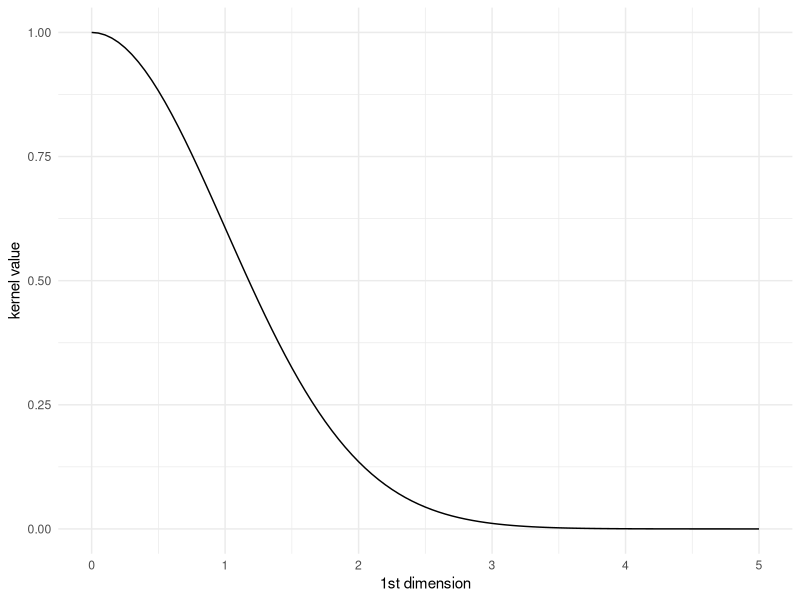
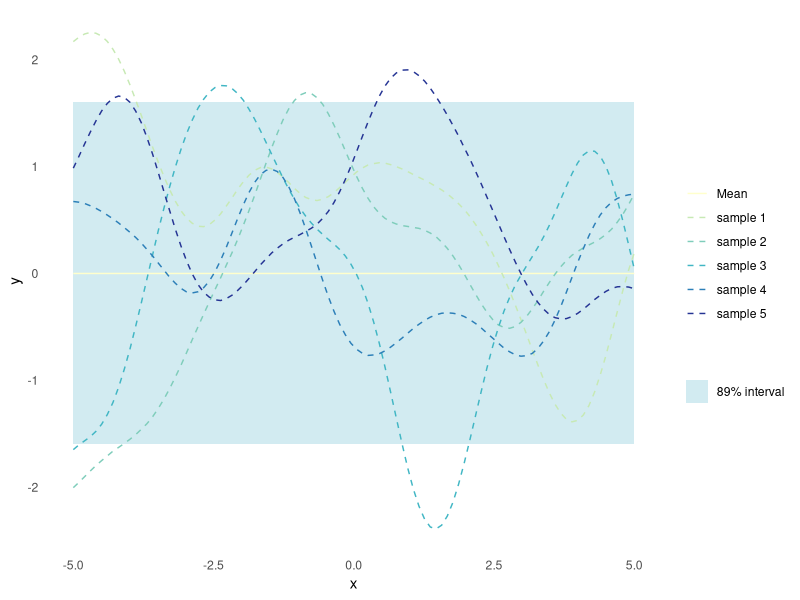
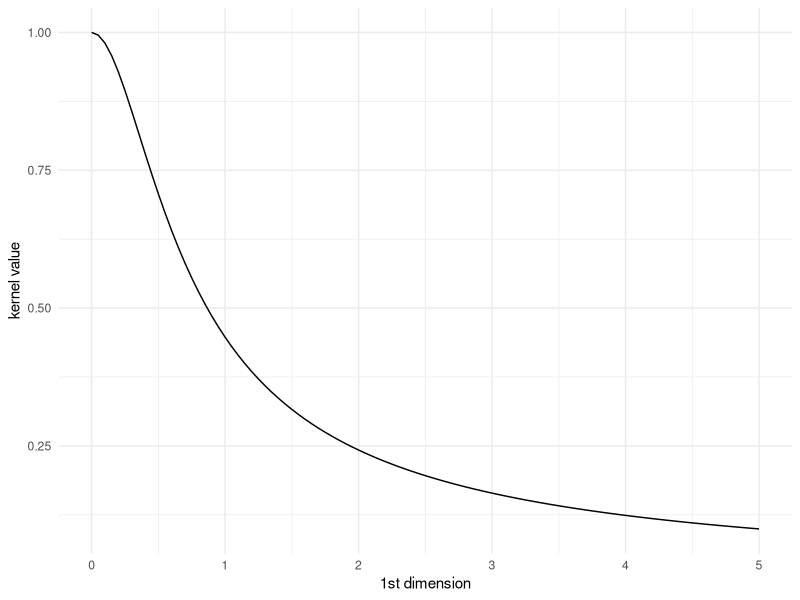
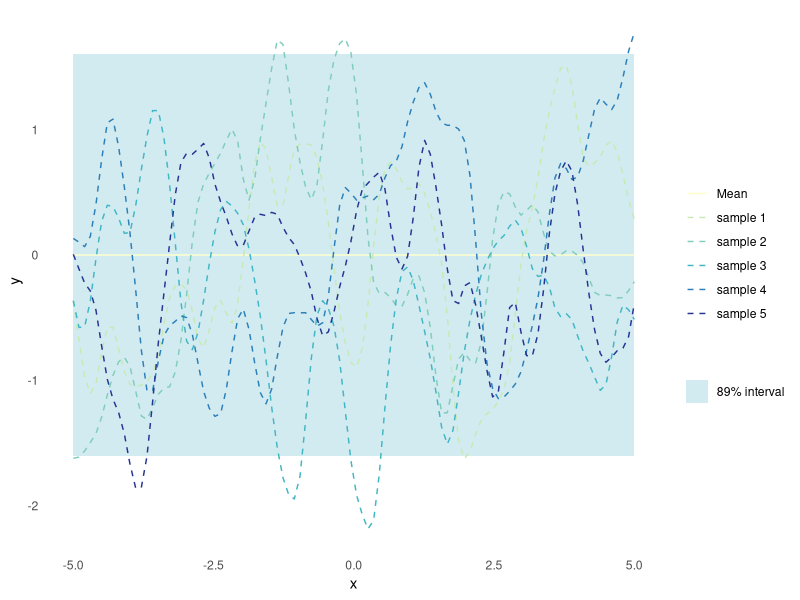
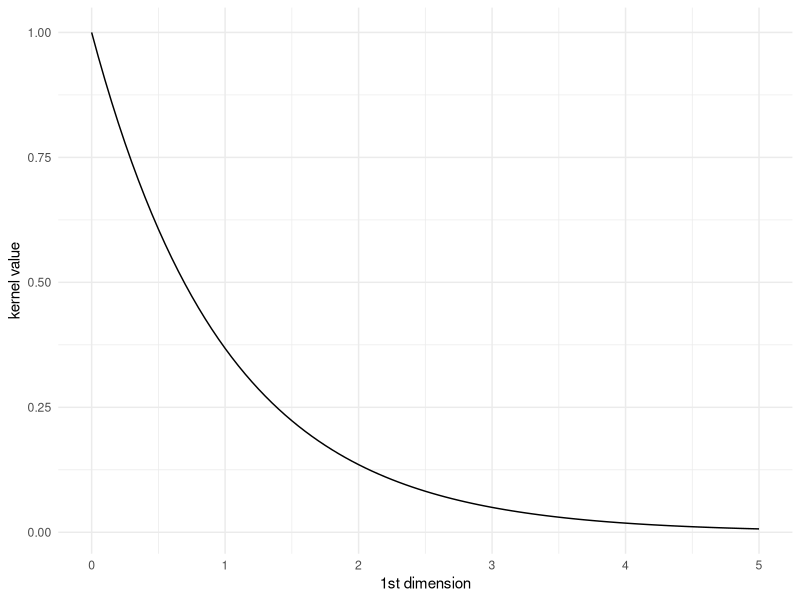
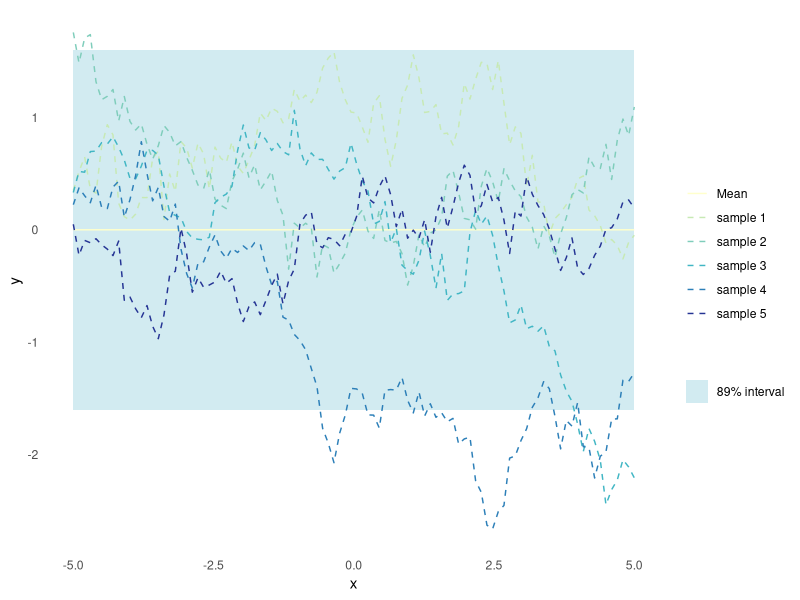
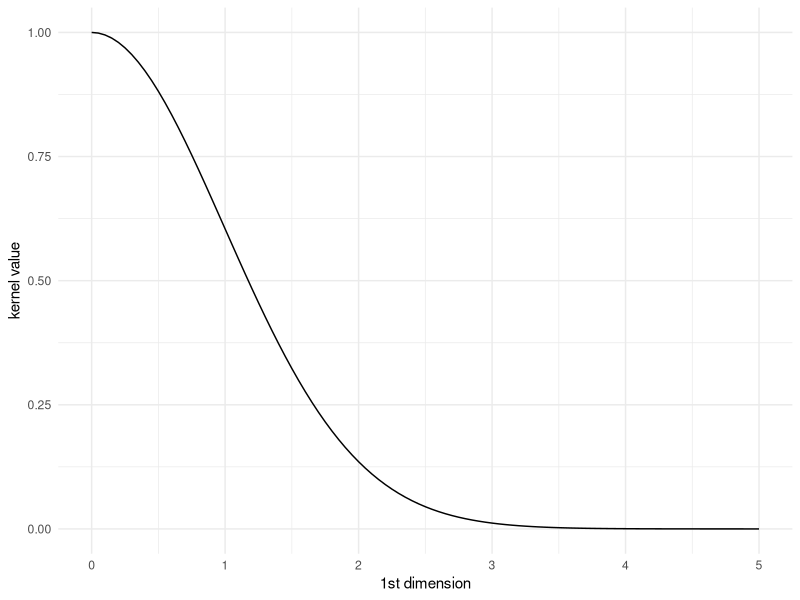
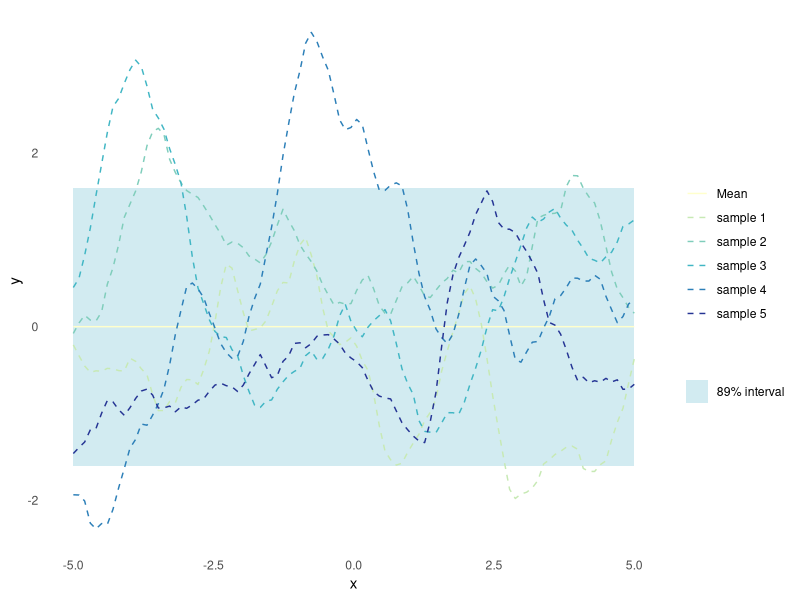

Write the R code that produced these figures, in order.
## ---- chunk 1
library(ggplot2)
library(magrittr)
set.seed(4444)
## ---- chunk 2
plot_kernel_value <- function(kernel, ...) {
  tibble::tibble(
    X1 = seq(0, 5, by = 0.05),
    X2 = rep(0, length(X1)),
    kv = purrr::map2_dbl(X1, X2, kernel, ...)
  ) %>%
    ggplot(aes(x = X1, y = kv)) +
    geom_line() +
    labs(x = "1st dimension", y = "kernel value") +
    theme_minimal()
}
## ---- chunk 3
#' Random Samples from a Multivariate Gaussian
#' 
#' This implementation is similar to MASS::mvrnorm, but uses chlosky
#' decomposition instead. This should be more stable but is less efficient than
#' the MASS implementation, which recycles the eigen decomposition for the
#' sampling part.
#'
#' @param n number of samples to sample
#' @param mu the mean of each input dimension
#' @param sigma the covariance matrix
#' @param epsilon numerical tolerance added to the diagonal of the covariance
#'  matrix. This is necessary for the Cholesky decomposition, in some cases.
#'
#' @return numerical vector of n samples
rmvnorm <- function(n = 1, mu, sigma, epsilon = 1e-6) {
    p <- length(mu)
    if(!all(dim(sigma) == c(p, p))) stop("incompatible dimensions of arguments")
    ev <- eigen(sigma, symmetric = TRUE)$values
    if(!all(ev >= -epsilon*abs(ev[1L]))) {
      stop("The covariance matrix (sigma) is not positive definite")
    }
    cholesky <- chol(sigma + diag(p)*epsilon)
    sample <- rnorm(p*n, 0, 1)
    dim(sample) <- c(n, p)
    sweep(sample %*% cholesky, 2, mu, FUN = `+`)
}

plot_gp <- function(kernel, ...) {
  n_samples <- 5
  X_predict <- matrix(seq(-5, 5, length.out = 100), 100, 1)
  mu <- rep(0, times = length(X_predict))
  sigma <- rlang::exec(kernel, X1 = X_predict, X2 = X_predict, ...)
  samples <- rmvnorm(n = n_samples, mu, sigma)
  p <- tibble::as_tibble(
    t(samples),
    .name_repair = ~ paste("sample", seq(1, n_samples))
  ) %>%
    dplyr::mutate(
    x = X_predict,
    uncertainty = 1.6*sqrt(diag(sigma)),
    mu = mu,
    lower = mu - uncertainty,
    upper = mu + uncertainty
  ) %>%
    ggplot(aes(x = x)) +
    geom_ribbon(
      aes(ymin = lower, ymax = upper, fill = "89% interval"),
      alpha = 0.2
    ) +
    geom_line(aes(y = mu, colour = "Mean")) +
    theme_minimal() +
    labs(
      y = "y",
      x = "x",
      colour = "",
      fill = ""
    ) +
    theme(panel.grid = element_blank())
  Reduce(
    `+`,
    init = p,
    x = lapply(paste("sample", seq(1, n_samples)), function(s) {
      geom_line(aes(y = .data[[s]], colour = s), linetype = 2)
    })
  ) +
    scale_colour_brewer(palette = "YlGnBu") +
    scale_fill_manual(values = list("89% interval" = "#219ebc"))
}
## ---- chunk 4
#' RBF Kernel
#'
#' @param X1 matrix of dimensions (n, d). Vectors are coerced to (1, d).
#' @param X2 matrix of dimensions (m, d). Vectors are coerced to (1, d).
#' @param l length scale
#' @param sigma scale parameter 
#'
#' @return matrix of dimensions (n, m)
rbf_kernel <- function(X1, X2, l = 1.0, sigma = 1.0) {
  if (is.null(dim(X1))) dim(X1) <- c(1, length(X1))
  if (is.null(dim(X2))) dim(X2) <- c(1, length(X2))
  sqdist <- (- 2*(X1 %*% t(X2))) %>%
    add(rowSums(X1**2, dims = 1)) %>%
    sweep(2, rowSums(X2**2, dims = 1), `+`)
  sigma**2 * exp(-0.5 / l**2 * sqdist)
}
## ---- chunk 5
plot_kernel_value(rbf_kernel)
## ---- chunk 6
plot_gp(rbf_kernel)
## ---- chunk 7
rq_kernel <- function(X1, X2, sigma = 1, l = 1, alpha = 1) {
  if (is.null(dim(X1))) dim(X1) <- c(1, length(X1))
  if (is.null(dim(X2))) dim(X2) <- c(1, length(X2))
  sqdist <- (- 2*(X1 %*% t(X2))) %>%
    add(rowSums(X1**2, dims = 1)) %>%
    sweep(2, rowSums(X2**2, dims = 1), `+`)
  sigma^2 * (1 + sqdist / (2 * alpha * l^2))^(-alpha)
}
## ---- chunk 8
plot_kernel_value(rq_kernel, alpha = 0.5, l = 0.5)
## ---- chunk 9
plot_gp(rq_kernel, alpha = 0.5, l = 0.5)
## ---- chunk 10
exponential_kernel <- function(X1, X2, l = 1, sigma = 1) {
  if (is.null(dim(X1))) dim(X1) <- c(1, length(X1))
  if (is.null(dim(X2))) dim(X2) <- c(1, length(X2))
  distance <- (- 2*(X1 %*% t(X2))) %>%
    add(rowSums(X1**2, dims = 1)) %>%
    sweep(2, rowSums(X2**2, dims = 1), `+`) %>%
    sqrt()
  sigma^2 * exp(-distance / l)
}
## ---- chunk 11
plot_kernel_value(exponential_kernel, l = 1)
## ---- chunk 12
plot_gp(exponential_kernel, l = 5)
## ---- chunk 13
matern_kernel <- function(X1, X2, nu = 2.5, l = 1, sigma = 1) {
  if (is.null(dim(X1))) dim(X1) <- c(1, length(X1))
  if (is.null(dim(X2))) dim(X2) <- c(1, length(X2))
  distance <- (- 2*(X1 %*% t(X2))) %>%
    add(rowSums(X1**2, dims = 1)) %>%
    sweep(2, rowSums(X2**2, dims = 1), `+`) %>%
    sqrt()
  term <- sqrt(2 * nu) * distance / l
  K <- sigma * (2^(1 - nu) / gamma(nu)) * (term^nu) * besselK(term, nu)
  K[distance == 0] <- 1
  K
}
## ---- chunk 14
plot_kernel_value(matern_kernel, nu = 100)
## ---- chunk 15
plot_gp(matern_kernel, nu = 1.5)
## ---- chunk 16
constant_kernel <- function(X1, X2, c = 1) {
  if (is.null(dim(X1))) dim(X1) <- c(1, length(X1))
  if (is.null(dim(X2))) dim(X2) <- c(1, length(X2))
  matrix(c, dim(X1)[[1]], dim(X2)[[1]])
}
## ---- chunk 17
plot_kernel_value(constant_kernel)
## ---- chunk 18
plot_gp(constant_kernel)
## ---- chunk 19
# Define the Periodic Kernel function
periodic_kernel <- function(X1, X2, l = 1, omega = 1, sigma = 1) {
  if (is.null(dim(X1))) dim(X1) <- c(1, length(X1))
  if (is.null(dim(X2))) dim(X2) <- c(1, length(X2))
  distance <- (- 2*(X1 %*% t(X2))) %>%
    add(rowSums(X1**2, dims = 1)) %>%
    sweep(2, rowSums(X2**2, dims = 1), `+`) %>%
    sqrt()
  sigma * exp(-2 * sin(pi * distance / omega)^2 / l^2)
}
## ---- chunk 20
plot_kernel_value(periodic_kernel, l = 0.5, omega = 1.5)
## ---- chunk 21
plot_gp(periodic_kernel, l = 0.5, omega = 1.5)
## ---- chunk 22
locally_periodic_kernel <- function(X1,
                                    X2,
                                    l_period = 1,
                                    l_var = 1,
                                    omega = 1,
                                    sigma = 1) {
  periodic_kernel(X1, X2, l = l_period, omega = omega, sigma = sigma) *
    rbf_kernel(X1, X2, l = l_period, sigma = 1)
}
## ---- chunk 23
plot_kernel_value(locally_periodic_kernel, omega = 0.5)
## ---- chunk 24
plot_gp(locally_periodic_kernel, omega = 0.5)
## ---- chunk 25
linear_kernel <- function(X1, X2, c = 0) {
  if (is.null(dim(X1))) dim(X1) <- c(1, length(X1))
  if (is.null(dim(X2))) dim(X2) <- c(1, length(X2))
  c + X1 %*% t(X2)
}
## ---- chunk 26
plot_gp(linear_kernel)
## ---- chunk 27
polynomial_kernel <- function(X1, X2, c = 0, nu = 2) {
  if (is.null(dim(X1))) dim(X1) <- c(1, length(X1))
  if (is.null(dim(X2))) dim(X2) <- c(1, length(X2))
  (c + X1 %*% t(X2))^nu
}
## ---- chunk 28
plot_gp(polynomial_kernel, c = 1, nu = 2)
## ---- chunk 29
# Define the linear length scale function
length_scale_function <- function(X, a, b) {
  a + b * X
}

# Define the Gibbs kernel
gibbs_kernel <- function(X1, X2, l ,...) {
  lx1 <- l(X1, ...)
  lx2 <- l(X2, ...)
  
  diff_squared <- outer(X1, X2, FUN = function(x, y) (x - y)^2)
  lx1_lx2 <- outer(lx1, lx2)
  lx1_sq_plus_lx2_sq <- outer(lx1^2, lx2^2, FUN = "+")
  
  K <- sqrt(lx1_lx2 / lx1_sq_plus_lx2_sq) * exp(-diff_squared / lx1_sq_plus_lx2_sq)
  
  return(K)
}
## ---- chunk 30
hamming_kernel <- function(x, y) {
  L <- length(x)
  kernel <- sum(x == y) / L
  return(kernel)
}

## ---- chunk 31
chi_squared_kernel <- function(x, y) {
  # x: vector of histogram bin counts or probabilities
  # y: vector of histogram bin counts or probabilities
  
  # Check that x and y have the same length
  if (length(x) != length(y)) {
    stop("Input vectors must have the same length")
  }
  
  # Compute chi-squared distance between x and y
  dist <- sum((x - y)^2 / (x + y))
  
  # Compute chi-squared kernel using distance
  kernel <- exp(-0.5 * dist)
  
  return(kernel)
}

## ---- chunk 32
# Anisotropic RBF kernel (vectorized)
aniso_rbf_kernel <- function(X1, X2, gamma, l) {
  # X1: n x p matrix
  # X2: m x p matrix
  # gamma: scalar, the kernel width parameter
  # l: p-dimensional vector, the length scale parameter
  
  n <- nrow(X1)
  m <- nrow(X2)
  
  # Compute the squared Euclidean distance between every pair of points
  D <- -2 * crossprod(X1, X2, sparse = TRUE) +
    rowSums(X1^2) %*% rep(1, m) +
    rep(1, n) %*% t(colSums(X2^2))
  D <- sqrt(max(0, D))
  
  # Compute the kernel matrix using the RBF kernel function
  K <- exp(-gamma * (D^2 / outer(l^2, rep(1, m), "*")))
  
  return(K)
}

## ---- chunk 33
mixed_kernel <- function(X1, X2, gamma, l, kernel_type) {
  # X1: n x p matrix
  # X2: m x p matrix
  # gamma: scalar, the kernel width parameter
  # l: p-dimensional vector, the length scale parameter
  # kernel_type: p-dimensional vector, specifies the kernel type for each dimension
  
  n <- nrow(X1)
  m <- nrow(X2)
  p <- ncol(X1)
  
  # Initialize kernel matrix to zeros
  K <- matrix(0, n, m)
  
  for (i in 1:p) {
    # Compute kernel matrix for current dimension
    if (kernel_type[i] == "rbf") {
      K_i <- exp(-gamma * ((X1[,i] %*% t(rep(1,m)))^2 + (rep(1,n) %*% t(X2[,i]))^2 - 2*X1[,i] %*% t(X2[,i])) / l[i]^2)
    } else if (kernel_type[i] == "linear") {
      K_i <- X1[,i] %*% t(X2[,i])
    } else {
      stop("Unsupported kernel type")
    }
    
    # Add kernel matrix to mixed kernel matrix
    K <- K + K_i
  }
  
  return(K)
}

